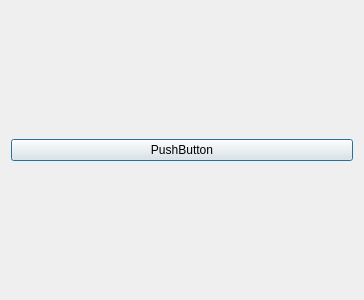
<?xml version="1.0" encoding="UTF-8"?>
<ui version="4.0">
 <class>Dialog</class>
 <widget class="QDialog" name="Dialog">
  <property name="geometry">
   <rect>
    <x>0</x>
    <y>0</y>
    <width>364</width>
    <height>300</height>
   </rect>
  </property>
  <property name="windowTitle">
   <string>Dialog</string>
  </property>
  <layout class="QVBoxLayout" name="verticalLayout">
   <item>
    <widget class="PrimaryPushButton" name="pushButton">
     <property name="text">
      <string>PushButton</string>
     </property>
    </widget>
   </item>
  </layout>
 </widget>
 <customwidgets>
  <customwidget>
   <class>PrimaryPushButton</class>
   <extends>QPushButton</extends>
   <header>qfluentwidgets</header>
  </customwidget>
 </customwidgets>
 <resources/>
 <connections/>
</ui>
